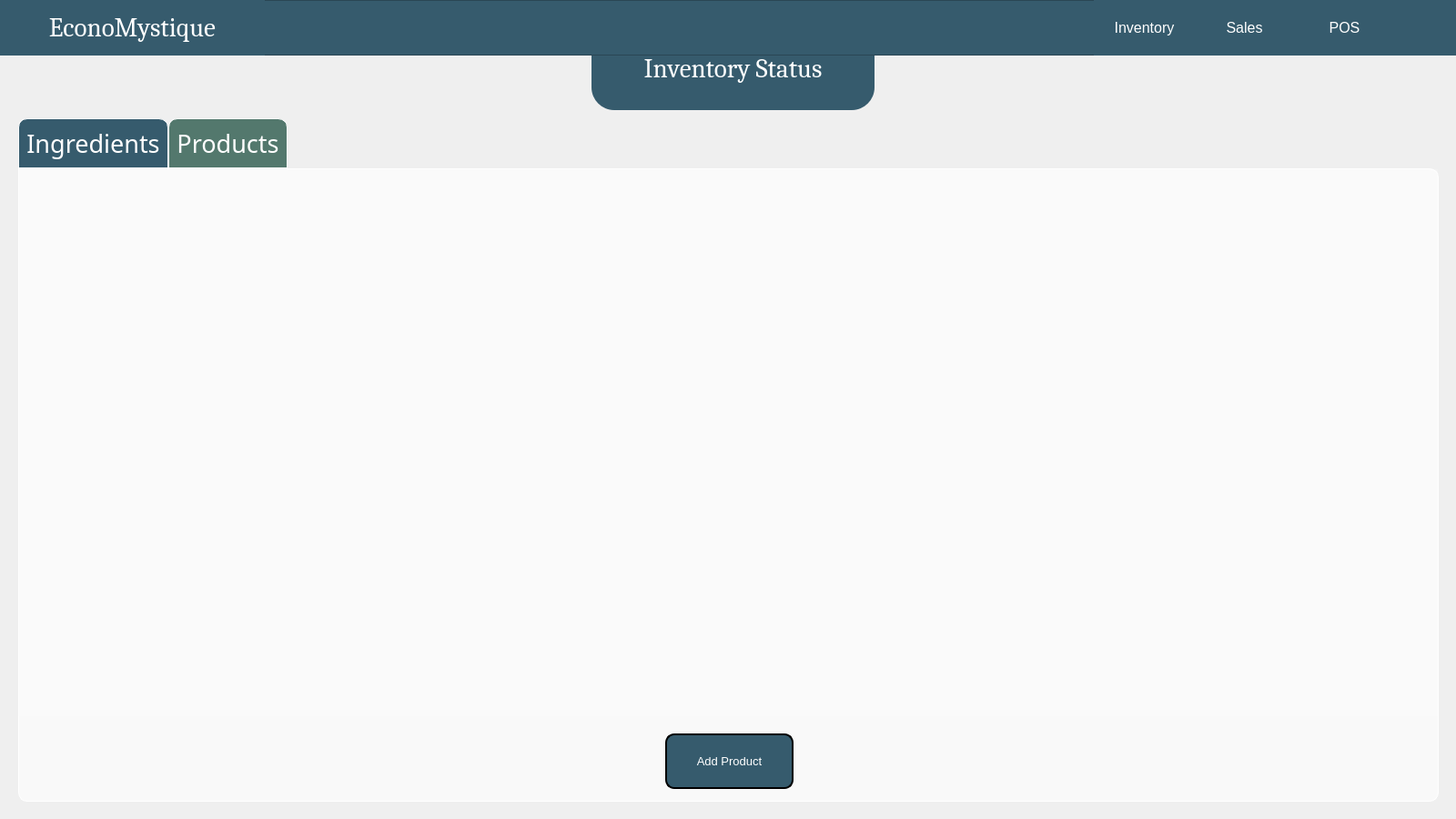
<?xml version="1.0" encoding="UTF-8"?>
<ui version="4.0">
 <class>inventoryManagement</class>
 <widget class="QWidget" name="inventoryManagement">
  <property name="geometry">
   <rect>
    <x>0</x>
    <y>0</y>
    <width>1600</width>
    <height>900</height>
   </rect>
  </property>
  <property name="windowTitle">
   <string>EconoMystique</string>
  </property>
  <property name="windowIcon">
   <iconset>
    <normaloff>img/econologo.png</normaloff>img/econologo.png</iconset>
  </property>
  <property name="styleSheet">
   <string notr="true">color: black;</string>
  </property>
  <widget class="QLabel" name="InventoryStatus">
   <property name="geometry">
    <rect>
     <x>650</x>
     <y>30</y>
     <width>311</width>
     <height>91</height>
    </rect>
   </property>
   <property name="font">
    <font>
     <family>Cambria</family>
     <pointsize>22</pointsize>
     <weight>50</weight>
     <bold>false</bold>
    </font>
   </property>
   <property name="styleSheet">
    <string notr="true">border: 0px solid white;
background: #365b6d;
color: white;
border-radius: 25px;</string>
   </property>
   <property name="text">
    <string>Inventory Status</string>
   </property>
   <property name="alignment">
    <set>Qt::AlignCenter</set>
   </property>
   <property name="wordWrap">
    <bool>true</bool>
   </property>
   <property name="margin">
    <number>0</number>
   </property>
  </widget>
  <widget class="QTabWidget" name="tabWidget">
   <property name="geometry">
    <rect>
     <x>20</x>
     <y>130</y>
     <width>1561</width>
     <height>751</height>
    </rect>
   </property>
   <property name="font">
    <font>
     <family>Century Gothic</family>
     <pointsize>20</pointsize>
     <weight>50</weight>
     <bold>false</bold>
    </font>
   </property>
   <property name="styleSheet">
    <string notr="true">QTabWidget::pane {
    border: 1px solid white;
	border-top-right-radius: 10px;
    border-bottom-left-radius: 10px;
    border-bottom-right-radius: 10px;
	background-color: rgba(255,255,255,164);
}
QTabBar::tab {
    background: #365b6d;
    border: 1px solid white;
    padding: 8px;
    border-top-left-radius: 10px;
    border-top-right-radius: 10px;
    min-width: 100px;
	color: white;
}

QTabBar::tab:selected {
    background: #53786d;
}

QTabBar::tab:hover {
    background: #53786d;
}</string>
   </property>
   <property name="currentIndex">
    <number>1</number>
   </property>
   <widget class="QWidget" name="tabIngredients">
    <property name="styleSheet">
     <string notr="true"/>
    </property>
    <attribute name="title">
     <string>Ingredients</string>
    </attribute>
    <widget class="QTableWidget" name="tabIngredientTable">
     <property name="geometry">
      <rect>
       <x>0</x>
       <y>0</y>
       <width>1561</width>
       <height>601</height>
      </rect>
     </property>
     <property name="sizePolicy">
      <sizepolicy hsizetype="Fixed" vsizetype="Fixed">
       <horstretch>0</horstretch>
       <verstretch>0</verstretch>
      </sizepolicy>
     </property>
     <property name="maximumSize">
      <size>
       <width>1920</width>
       <height>1080</height>
      </size>
     </property>
     <property name="font">
      <font>
       <pointsize>14</pointsize>
      </font>
     </property>
     <property name="styleSheet">
      <string notr="true">QTableWidget {
        background-color: rgba(255, 255, 255, 50);
		selection-background-color: #087cd4;
    	selection-color: white;
        border: none;
    }
    QHeaderView::section {
        background-color: rgba(255, 255, 255, 50);
    }
    QTableWidget::item {
        background-color: rgba(255, 255, 255, 50);
    }
QTableWidget::item:selected { 
		background-color: #087cd4;
		color: white;
	}</string>
     </property>
     <property name="frameShape">
      <enum>QFrame::Panel</enum>
     </property>
    </widget>
    <widget class="QPushButton" name="btnRestock">
     <property name="geometry">
      <rect>
       <x>580</x>
       <y>620</y>
       <width>181</width>
       <height>61</height>
      </rect>
     </property>
     <property name="font">
      <font>
       <pointsize>10</pointsize>
      </font>
     </property>
     <property name="styleSheet">
      <string notr="true">QPushButton{
	background: #365b6d;
	color: white;
	border-style: outset;
	border-width: 2px;
	border-radius:10px;
	border-color: black;
}
QPushButton:hover {
    background-color: #53786d;
	border: 2px solid black;
}
QPushButton:pressed {
    border-style: inset;
    background-color: #365b6d;
}</string>
     </property>
     <property name="text">
      <string> Restock</string>
     </property>
     <property name="icon">
      <iconset>
       <normaloff>img/restock_white.png</normaloff>img/restock_white.png</iconset>
     </property>
    </widget>
    <widget class="QPushButton" name="btnWastage">
     <property name="geometry">
      <rect>
       <x>780</x>
       <y>620</y>
       <width>181</width>
       <height>61</height>
      </rect>
     </property>
     <property name="font">
      <font>
       <pointsize>10</pointsize>
      </font>
     </property>
     <property name="styleSheet">
      <string notr="true">QPushButton{
	background: #9c272e;
	color: white;
	border-style: outset;
	border-width: 2px;
	border-radius:10px;
	border-color: black;
}
QPushButton:hover {
    background-color: #f7525d;
	border: 2px solid black;
}
QPushButton:pressed {
    border-style: inset;
    background-color: #365b6d;
}</string>
     </property>
     <property name="text">
      <string>Declare Wastage</string>
     </property>
    </widget>
   </widget>
   <widget class="QWidget" name="tabProducts">
    <property name="styleSheet">
     <string notr="true"/>
    </property>
    <attribute name="title">
     <string>Products</string>
    </attribute>
    <widget class="QTableWidget" name="tabProductTable">
     <property name="geometry">
      <rect>
       <x>0</x>
       <y>0</y>
       <width>1561</width>
       <height>601</height>
      </rect>
     </property>
     <property name="sizePolicy">
      <sizepolicy hsizetype="Fixed" vsizetype="Fixed">
       <horstretch>0</horstretch>
       <verstretch>0</verstretch>
      </sizepolicy>
     </property>
     <property name="maximumSize">
      <size>
       <width>1920</width>
       <height>1080</height>
      </size>
     </property>
     <property name="font">
      <font>
       <pointsize>14</pointsize>
      </font>
     </property>
     <property name="styleSheet">
      <string notr="true">QTableWidget {
        background-color: rgba(255, 255, 255, 50);
		selection-background-color: #087cd4;
    	selection-color: white;
        border: none;
    }
    QHeaderView::section {
        background-color: rgba(255, 255, 255, 50);
    }
    QTableWidget::item {
        background-color: rgba(255, 255, 255, 50);
    }
QTableWidget::item:selected { 
		background-color: #087cd4;
		color: white;
	}</string>
     </property>
     <property name="frameShape">
      <enum>QFrame::Panel</enum>
     </property>
    </widget>
    <widget class="QPushButton" name="btnAddProduct">
     <property name="geometry">
      <rect>
       <x>710</x>
       <y>620</y>
       <width>141</width>
       <height>61</height>
      </rect>
     </property>
     <property name="font">
      <font>
       <pointsize>10</pointsize>
      </font>
     </property>
     <property name="styleSheet">
      <string notr="true">QPushButton{
	background: #365b6d;
	color: white;
	border-style: outset;
	border-width: 2px;
	border-radius:10px;
	border-color: black;
}
QPushButton:hover {
    background-color: #53786d;
	border: 2px solid black;
}
QPushButton:pressed {
    border-style: inset;
    background-color: #365b6d;
}</string>
     </property>
     <property name="text">
      <string>Add Product</string>
     </property>
     <property name="icon">
      <iconset>
       <normaloff>img/restock_white.png</normaloff>img/restock_white.png</iconset>
     </property>
    </widget>
   </widget>
  </widget>
  <widget class="QFrame" name="frame">
   <property name="geometry">
    <rect>
     <x>0</x>
     <y>0</y>
     <width>1601</width>
     <height>61</height>
    </rect>
   </property>
   <property name="styleSheet">
    <string notr="true">background: #365b6d;</string>
   </property>
   <property name="frameShape">
    <enum>QFrame::StyledPanel</enum>
   </property>
   <property name="frameShadow">
    <enum>QFrame::Raised</enum>
   </property>
   <widget class="QPushButton" name="btnSales">
    <property name="geometry">
     <rect>
      <x>1312</x>
      <y>0</y>
      <width>111</width>
      <height>61</height>
     </rect>
    </property>
    <property name="font">
     <font>
      <pointsize>12</pointsize>
     </font>
    </property>
    <property name="cursor">
     <cursorShape>PointingHandCursor</cursorShape>
    </property>
    <property name="styleSheet">
     <string notr="true">QPushButton {
    background-color: #365b6d;
    color: white;
    border-radius: 50px;
}
QPushButton:hover {
    background-color: #5b8ca4;
}
QPushButton:pressed {
    border-style: inset;
    background-color: #365b6d;
}
</string>
    </property>
    <property name="text">
     <string>Sales</string>
    </property>
   </widget>
   <widget class="QPushButton" name="btnInventory">
    <property name="geometry">
     <rect>
      <x>1202</x>
      <y>0</y>
      <width>111</width>
      <height>61</height>
     </rect>
    </property>
    <property name="font">
     <font>
      <pointsize>12</pointsize>
     </font>
    </property>
    <property name="cursor">
     <cursorShape>PointingHandCursor</cursorShape>
    </property>
    <property name="styleSheet">
     <string notr="true">QPushButton {
    background-color: #365b6d;
    color: white;
    border-radius: 50px;
}
QPushButton:hover {
    background-color: #5b8ca4;
}
QPushButton:pressed {
    border-style: inset;
    background-color: #365b6d;
}
</string>
    </property>
    <property name="text">
     <string>Inventory</string>
    </property>
   </widget>
   <widget class="QPushButton" name="btnPOS">
    <property name="geometry">
     <rect>
      <x>1422</x>
      <y>0</y>
      <width>111</width>
      <height>61</height>
     </rect>
    </property>
    <property name="font">
     <font>
      <pointsize>12</pointsize>
     </font>
    </property>
    <property name="cursor">
     <cursorShape>PointingHandCursor</cursorShape>
    </property>
    <property name="styleSheet">
     <string notr="true">QPushButton {
    background-color: #365b6d;
    color: white;
    border-radius: 50px;
}
QPushButton:hover {
    background-color: #5b8ca4;
}
QPushButton:pressed {
    border-style: inset;
    background-color: #365b6d;
}
</string>
    </property>
    <property name="text">
     <string>POS</string>
    </property>
   </widget>
   <widget class="QPushButton" name="btnAccount">
    <property name="geometry">
     <rect>
      <x>1530</x>
      <y>0</y>
      <width>71</width>
      <height>61</height>
     </rect>
    </property>
    <property name="cursor">
     <cursorShape>PointingHandCursor</cursorShape>
    </property>
    <property name="styleSheet">
     <string notr="true">QPushButton {
    background-color: #365b6d;
    color: white;
    border-radius: 50px;
}
QPushButton:hover {
    background-color: #5b8ca4;
}
QPushButton:pressed {
    border-style: inset;
    background-color: #365b6d;
}
</string>
    </property>
    <property name="text">
     <string/>
    </property>
    <property name="icon">
     <iconset>
      <selectedon>img/pfBtn.png</selectedon>
     </iconset>
    </property>
    <property name="iconSize">
     <size>
      <width>50</width>
      <height>50</height>
     </size>
    </property>
   </widget>
   <widget class="QPushButton" name="btnDashboard">
    <property name="geometry">
     <rect>
      <x>0</x>
      <y>0</y>
      <width>291</width>
      <height>61</height>
     </rect>
    </property>
    <property name="font">
     <font>
      <family>Cambria</family>
      <pointsize>22</pointsize>
     </font>
    </property>
    <property name="cursor">
     <cursorShape>PointingHandCursor</cursorShape>
    </property>
    <property name="styleSheet">
     <string notr="true">QPushButton {
    background-color: #365b6d;
    color: white;
    border-radius: 50px;
}
QPushButton:hover {
    background-color: #5b8ca4;
}
QPushButton:pressed {
    border-style: inset;
    background-color: #365b6d;
}
</string>
    </property>
    <property name="text">
     <string>EconoMystique</string>
    </property>
    <property name="icon">
     <iconset>
      <normaloff>img/econologo_transparent_cropped.png</normaloff>img/econologo_transparent_cropped.png</iconset>
    </property>
    <property name="iconSize">
     <size>
      <width>30</width>
      <height>30</height>
     </size>
    </property>
   </widget>
  </widget>
 </widget>
 <resources/>
 <connections/>
</ui>
